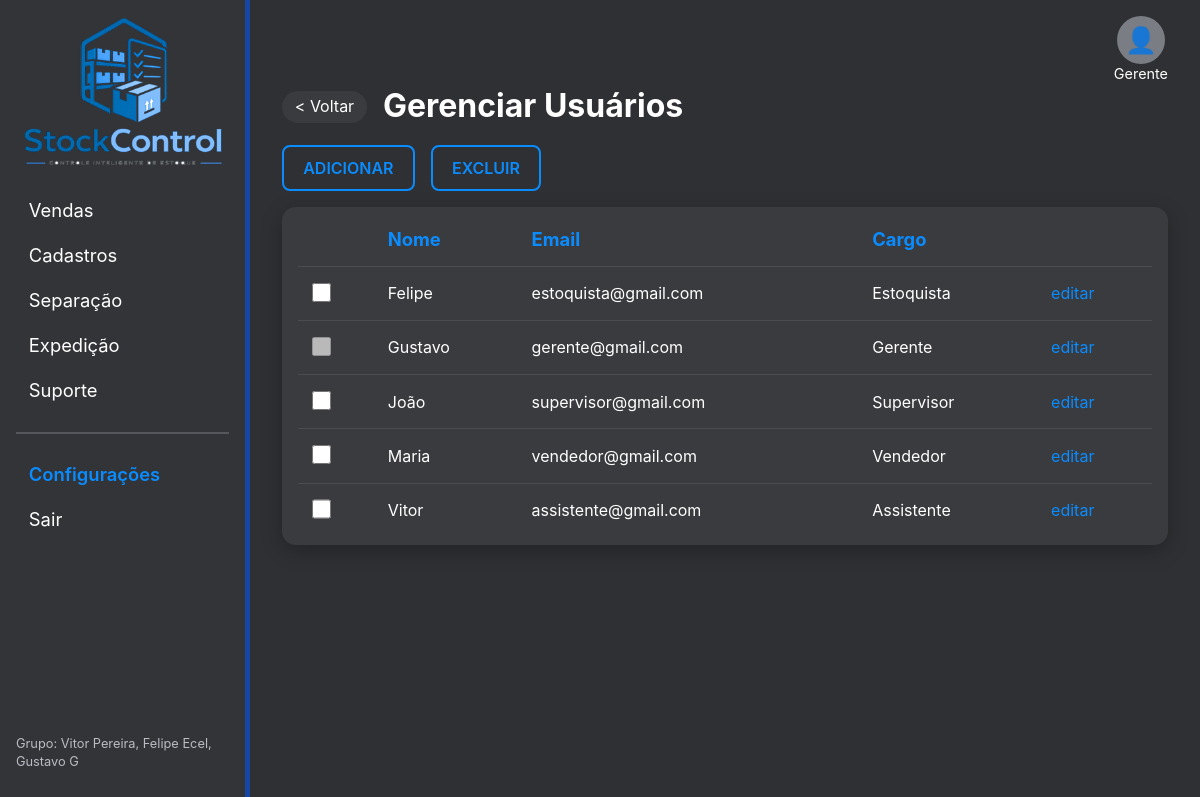
The app's page /usuarios.php (signed in) with its own data.
### tables this page shows
CREATE TABLE usuarios (
    id         INT AUTO_INCREMENT PRIMARY KEY,
    nome       VARCHAR(100) NOT NULL,
    email      VARCHAR(150) NOT NULL UNIQUE,
    telefone   VARCHAR(20),
    senha      VARCHAR(255) NOT NULL,
    cargo      ENUM('Gerente','Supervisor','Assistente','Estoquista','Vendedor') NOT NULL,
    criado_em  DATETIME DEFAULT CURRENT_TIMESTAMP
);

### includes/funcoes.php (called while the page is built, shortened)
<?php
function e($texto): string
{
    return htmlspecialchars((string) $texto, ENT_QUOTES, 'UTF-8');
}
function usuarioLogado(): ?array
{
    return $_SESSION['usuario'] ?? null;
}
function exigirLogin(): array
{
    $u = usuarioLogado();
    return $u;
}
function pode(string $area): bool
{
    $u = usuarioLogado();
    return $u && in_array($area, PERMISSOES[$u['cargo']] ?? [], true);
}
function exigirPermissao(string $area): array
{
    $u = exigirLogin();
    return $u;
}

### usuarios.php (the view, shortened to what this page needs)
<?php
require 'includes/funcoes.php';
$eu = exigirPermissao('admin');
$db = conectar();
$usuarios = $db->query('SELECT id, nome, email, cargo FROM usuarios ORDER BY nome')->fetchAll();
$menuAtivo = 'configuracoes';
require 'includes/cabecalho.php';
?>
<div class="cabecalho-admin">
    <a href="configuracoes.php" class="voltar">&lt; Voltar</a>
    <h1>Gerenciar Usuários</h1>
</div>
<form method="post">
    <div class="botoes-admin">
        <a href="usuario_form.php" class="btn btn-contorno">Adicionar</a>
        <button class="btn btn-contorno" data-confirmar="Você confirma a remoção do(s) usuário(s) selecionado(s)?">Excluir</button>
    </div>
    <div class="tabela-box escura">
        <table class="tabela tabela-admin">
            <thead><tr><th></th><th>Nome</th><th>Email</th><th>Cargo</th><th></th></tr></thead>
            <tbody>
            <?php foreach ($usuarios as $u): ?>
                <tr>
                    <td><input type="checkbox" name="ids[]" value="<?= $u['id'] ?>" aria-label="Selecionar <?= e($u['nome']) ?>" <?= $u['id'] == $eu['id'] ? 'disabled' : '' ?>></td>
                    <td data-rotulo="Nome"><?= e($u['nome']) ?></td>
                    <td data-rotulo="Email"><?= e($u['email']) ?></td>
                    <td data-rotulo="Cargo"><?= e($u['cargo']) ?></td>
                    <td><a href="usuario_form.php?id=<?= $u['id'] ?>" class="txt-azul">editar</a></td>
                </tr>
            <?php endforeach; ?>
            </tbody>
        </table>
    </div>
</form>
<?php require 'includes/rodape.php'; ?>

### includes/cabecalho.php (shortened to what this page needs)
<?php
$usuario   = usuarioLogado();
$menuAtivo = $menuAtivo ?? '';
$itensMenu = [
    ['vendas',    'Vendas',    'vendas.php',    'vendas'],
    ['cadastros', 'Cadastros', 'produtos.php',  'cadastros'],
    ['separacao', 'Separação', 'separacao.php', 'separacao'],
    ['expedicao', 'Expedição', 'expedicao.php', 'expedicao'],
    ['suporte',   'Suporte',   'suporte.php',   'suporte'],
];
?>
<!DOCTYPE html>
<html lang="pt-BR">
<head>
    <link rel="stylesheet" href="assets/css/style.css">
</head>
<body>
<div class="layout">
    <aside class="sidebar" id="sidebar">
        <a href="index.php" class="logo"><img src="assets/img/logo.png" alt="StockControl"></a>
        <nav class="menu">
            <?php foreach ($itensMenu as [$chave, $texto, $link, $perm]): ?>
                <?php if (pode($perm)): ?>
                    <a href="<?= $link ?>" class="<?= $menuAtivo === $chave ? 'ativo' : '' ?>"><?= $texto ?></a>
                <?php endif; ?>
            <?php endforeach; ?>
            <hr>
            <a href="configuracoes.php" class="<?= $menuAtivo === 'configuracoes' ? 'ativo' : '' ?>">Configurações</a>
            <a href="logout.php">Sair</a>
        </nav>
        <p class="grupo">Grupo: Vitor Pereira, Felipe Ecel, Gustavo G</p>
    </aside>
    <main class="conteudo">
        <header class="topo">
            <div class="perfil">
                <div class="avatar" aria-hidden="true">&#128100;</div>
                <span><?= e($usuario['cargo']) ?></span>
            </div>
        </header>

### assets/css/style.css (style rules this page uses)
:root, :root[data-theme="escuro"] { --fundo: #2f3033; --fundo-2: #3a3b3f; --fundo-campo: #252629; --sidebar: #333437; --texto: #ffffff; --texto-2: #b9bcc3; --borda: #55575c; --cartao: #ffffff; --cartao-texto: #1f2328; --cartao-texto-2: #5f6670; --azul: #0a8cff; --azul-escuro: #1747a6; --laranja: #f07c1b; --verde: #1e9e4a; --vermelho: #e5322d; --sombra: 0 6px 20px rgba(0, 0, 0, .25); }
* { box-sizing: border-box; }
body { margin: 0; font-family: "Inter", "Segoe UI", Roboto, Arial, sans-serif; background: var(--fundo); color: var(--texto); line-height: 1.4; }
a { color: var(--azul); text-decoration: none; }
input, select, textarea, button { font: inherit; }
input, select, textarea { width: 100%; padding: .55rem .7rem; border: 1px solid var(--borda); border-radius: 6px; background: var(--fundo-campo); color: var(--texto); }
input[type="checkbox"] { width: 1.2rem; height: 1.2rem; accent-color: var(--verde); }
hr { border: 0; border-top: 2px solid var(--borda); margin: 1rem 0; }
.layout { display: flex; min-height: 100vh; }
.sidebar { width: 250px; flex-shrink: 0; background: var(--sidebar); border-right: 5px solid var(--azul-escuro); padding: 1rem; display: flex; flex-direction: column; position: sticky; top: 0; height: 100vh; }
.logo img { width: 100%; max-width: 200px; display: block; margin: 0 auto 1.5rem; }
.menu { display: flex; flex-direction: column; gap: .3rem; }
.menu a { color: var(--texto); font-size: 1.15rem; padding: .45rem .8rem; border-radius: 8px; }
.menu a.ativo { color: var(--azul); font-weight: 600; }
.grupo { margin-top: auto; font-size: .8rem; color: var(--texto-2); }
.conteudo { flex: 1; padding: 1rem 2rem 2rem; min-width: 0; }
.topo { display: flex; justify-content: flex-end; align-items: center; }
.perfil { display: flex; flex-direction: column; align-items: center; font-size: .9rem; }
.avatar { width: 48px; height: 48px; border-radius: 50%; background: #7a7d83; display: grid; place-items: center; font-size: 1.6rem; }
.btn { display: inline-block; padding: .6rem 1.2rem; border: 2px solid transparent; border-radius: 8px; cursor: pointer; font-weight: 600; text-align: center; color: #fff; background: var(--fundo-2); }
.btn-contorno { background: transparent; border-color: var(--azul); color: var(--azul); text-transform: uppercase; }
.txt-azul { color: var(--azul); }
.tabela-box { background: var(--cartao); color: var(--cartao-texto); border-radius: 14px; padding: .5rem 1rem; box-shadow: var(--sombra); overflow-x: auto; margin-bottom: 1.5rem; }
.tabela-box.escura { background: var(--fundo-2); color: var(--texto); }
.tabela { width: 100%; border-collapse: collapse; }
.tabela th, .tabela td { padding: .8rem .6rem; text-align: left; border-bottom: 1px solid rgba(128, 128, 128, .25); }
.tabela th { font-weight: 700; }
.tabela tbody tr:last-child td { border-bottom: 0; }
.tabela-admin th { color: var(--azul); font-size: 1.15rem; }
.voltar { display: inline-block; background: var(--fundo-2); color: var(--texto); padding: .3rem .8rem; border-radius: 20px; margin-bottom: .8rem; }
.cabecalho-admin { display: flex; align-items: center; gap: 1rem; margin-bottom: 1rem; }
.cabecalho-admin h1 { margin: 0; }
.cabecalho-admin .voltar { margin: 0; }
.botoes-admin { display: flex; gap: 1rem; margin-bottom: 1rem; }

### records on screen
usuarios: cargo "Gerente", nome "Gustavo", email "gerente@gmail.com"
usuarios: nome "Felipe", email "estoquista@gmail.com", cargo "Estoquista"
usuarios: nome "João", email "supervisor@gmail.com", cargo "Supervisor"
usuarios: nome "Maria", email "vendedor@gmail.com", cargo "Vendedor"
usuarios: nome "Vitor", email "assistente@gmail.com", cargo "Assistente"

### other values on screen
$texto "Vendas"
$texto "Cadastros"
$texto "Separação"
$texto "Expedição"
$texto "Suporte"
